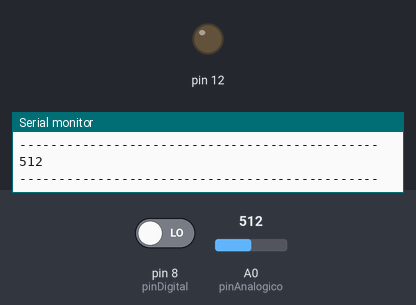
A sketch run on a simulated Arduino Uno, built with avr-gcc and run on an emulated ATmega328P. Parts: output pins drawn as LEDs (lit = HIGH), the last lines printed to the serial monitor. The test bench sets the inputs (shaded band); at power-on: A0 (pinAnalogico) = 512, pin 8 (pinDigital) LOW.

Above: at 1.2 s.
1.3 s: A0 (pinAnalogico) set to 242
2.8 s: A0 (pinAnalogico) set to 215
At 3.8 s:
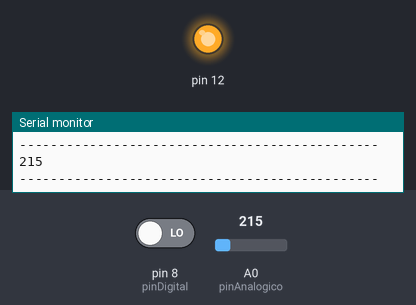
4.3 s: A0 (pinAnalogico) set to 237
At 5.5 s:
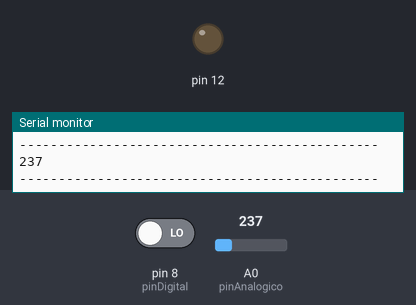
5.8 s: A0 (pinAnalogico) set to 217
At 6.5 s:
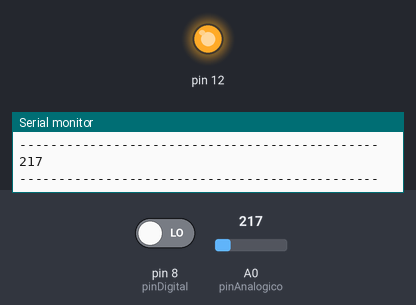
Timing chart, 0 to 8.3 s (numbered marks = the images above; inputs shaded):
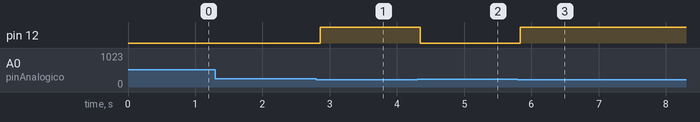

Measured:
- the behaviour switches between 227 and 226 on A0 (pinAnalogico) (found by bisection; images 0 and 1)
- after the input at 2.8 s, pin 12: LOW → HIGH after 0.06 s
- after the input at 4.3 s, pin 12: HIGH → LOW after 0.05 s
- after the input at 5.8 s, pin 12: LOW → HIGH at once

The sketch:

sensor_linha.ino
```cpp
int pinDigital = 8;
int pinAnalogico = A0;
int valorDigital;
int valorAnalogico;

void setup() {
  Serial.begin(9600);
  pinMode(pinDigital, INPUT);
  pinMode(pinAnalogico, INPUT);
  pinMode(12,OUTPUT);

}

void loop() {
  valorDigital = digitalRead(pinDigital);
  valorAnalogico = analogRead(pinAnalogico);

 // Serial.print("Leitura Digital: ");
  //Serial.println(valorDigital);

  //Serial.print("Leitura Analogica: ");
  Serial.println(valorAnalogico);
  //Serial.println();

  if(valorAnalogico < 227){
    digitalWrite(12,HIGH);
  }
  else{
    digitalWrite(12,LOW);
  }


  //delay(500);
  Serial.println("----------------------------------------------");
}
```
